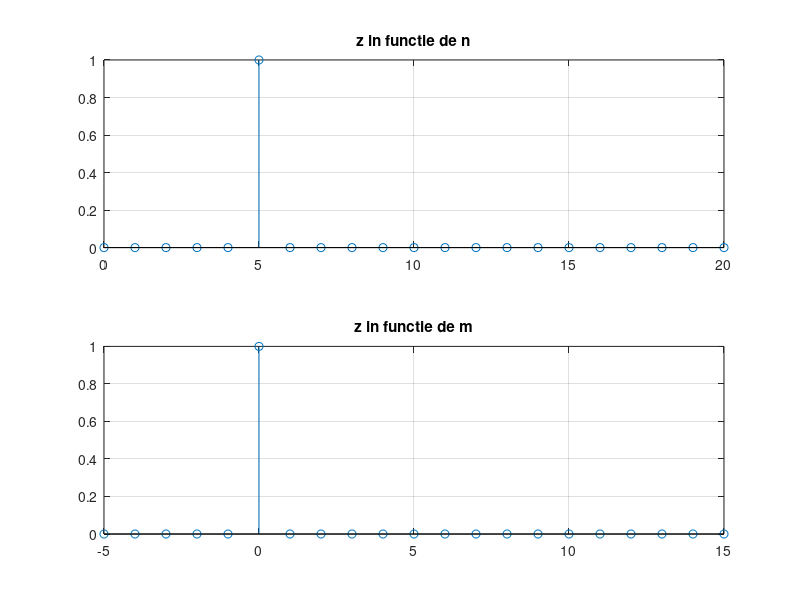
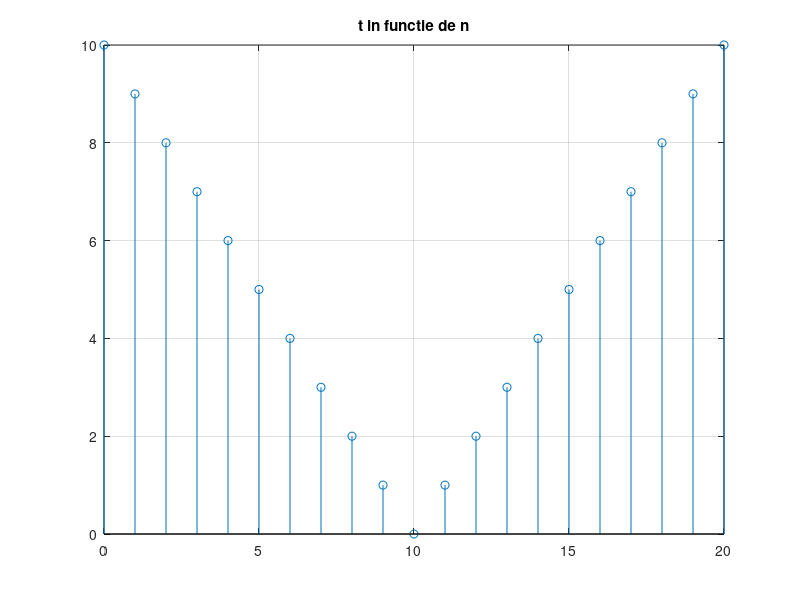
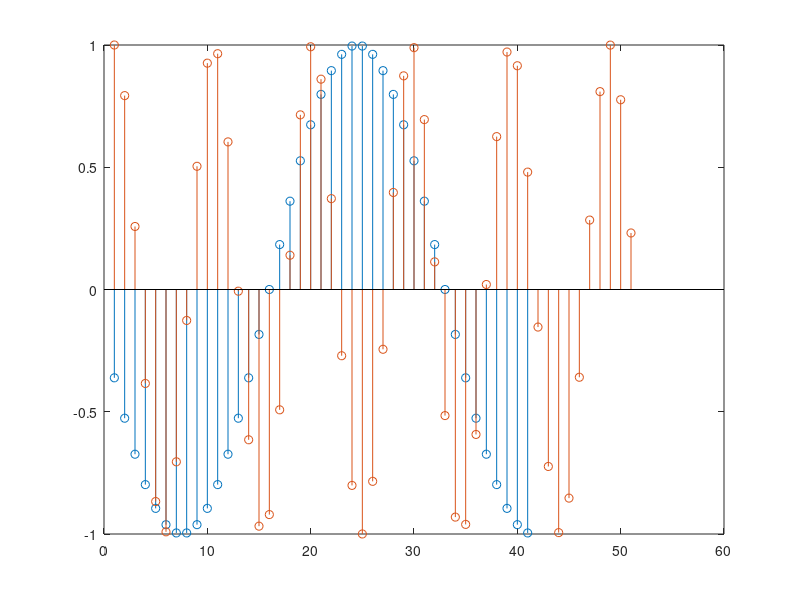
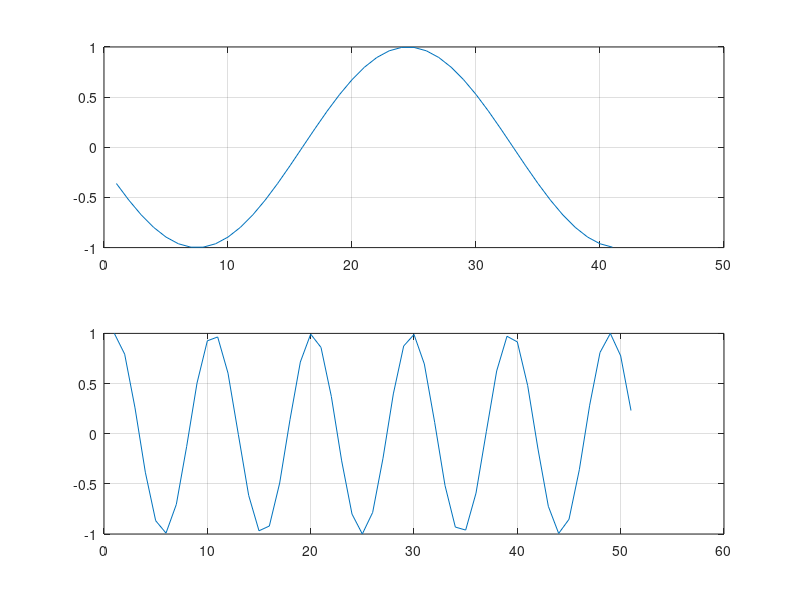

Write the MATLAB code that produced these figures, in order.
%a
z=zeros(1,21);%am generat vector de zerouri
z(6)=1;%am inserat pe pozitia 6 valoarea 1 pentru a realiza vecotl cerut in enunt
n=0:20;
m= -5:15;
figure(1)%primul tabel este pentru a
subplot(2,1,1),stem(n,z),title('z in functie de n'),grid%am facut graficul dublu, prima fereastra
subplot(2,1,2),stem(m,z),title('z in functie de m'),grid%am facut graficul dublu, a doua fereastra
%b
t=abs(10-n);
figure(2)%al doilea tabel este pentru b
stem(n,t),grid, title('t in functie de n')%am facut graficul pentru t in fucntie de n
%c
n1=-15:25;
x1=sin(pi*n1/17);
n2=0:50;
x2=cos(pi*n2/sqrt(23));
figure(3)%al treilea, al patrulea si al cincilea grafice sunt pentru c
stem(x1),grid
hold on %am retinut graficul pentru x1 si punem in aceeasi fereastra graficul x2 
stem(x2),grid
figure(4)
subplot(2,1,1),plot(x1),grid%am facut fereastra pentru 2 grafice separate pentru plot
subplot(2,1,2),plot(x2),grid
figure(5)
subplot(2,1,1),stem(x1),grid%am facut fereastra pentru 2 grafice separate pentru stem
subplot(2,1,2),stem(x2),grid
